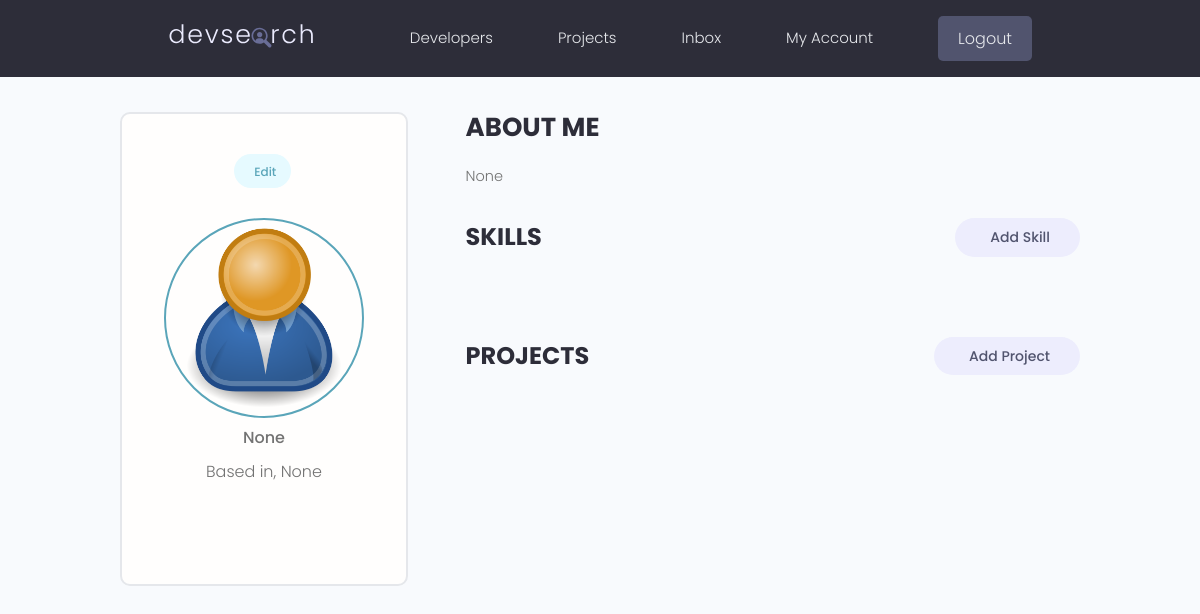
Before: /account/ (signed in) with the older database file.
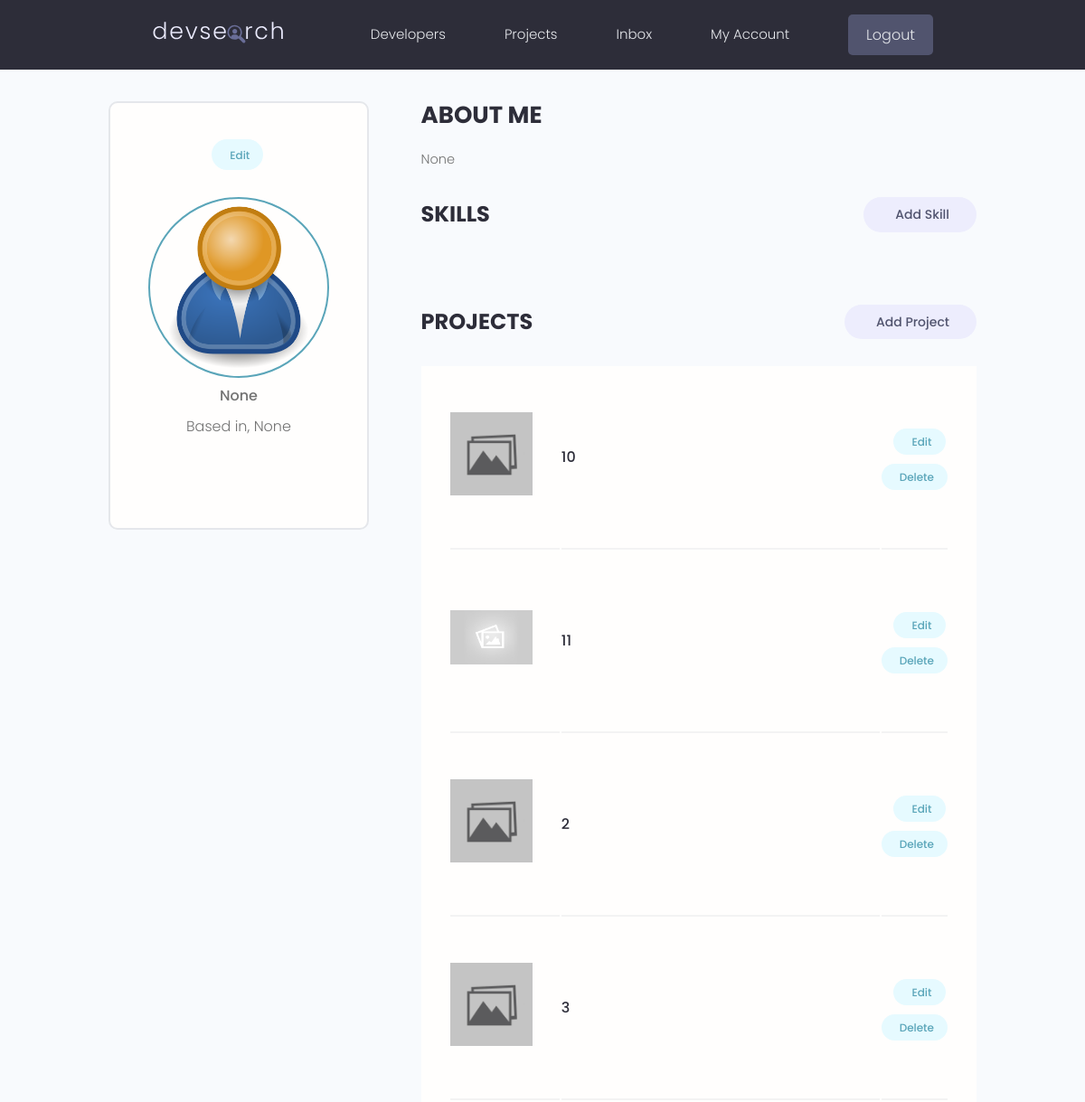
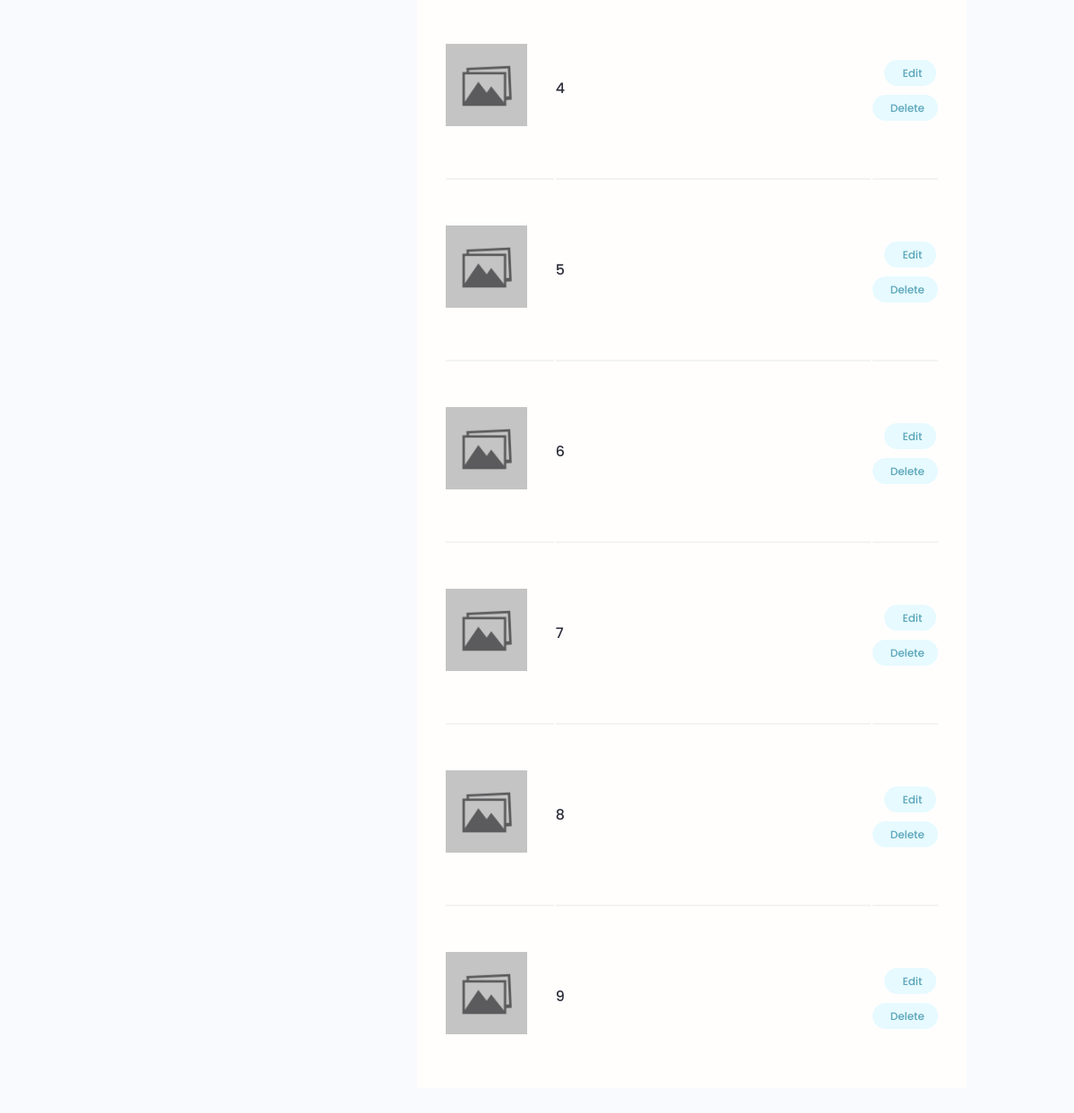
After: the same page with the newer database file (2 pictures, top to bottom).
### users/models.py (models this page shows, shortened)
class Profile(models.Model):
    user = models.OneToOneField(
        User, on_delete=models.CASCADE, null=True, blank=True)
    name = models.CharField(max_length=100, null=True, blank=True)
    email = models.CharField(max_length=200, null=True, blank=True)
    username = models.CharField(max_length=100, null=True, blank=True)
    location = models.CharField(max_length=100, null=True, blank=True)
    about = models.CharField(max_length=200, null=True, blank=True)
    bio = models.TextField(null=True, blank=True)
    profile_image = models.ImageField(
        null=True, blank=True, upload_to='profiles', default='profiles/user-default.png')
    social_github = models.CharField(max_length=200, null=True, blank=True)
    social_twitter = models.CharField(max_length=200, null=True, blank=True)
    social_linkedin = models.CharField(max_length=200, null=True, blank=True)
    social_youtube = models.CharField(max_length=200, null=True, blank=True)
    social_website = models.CharField(max_length=200, null=True, blank=True)
    created = models.DateTimeField(auto_now_add=True)
    id = models.UUIDField(default=uuid.uuid4, unique=True,
                          editable=False, primary_key=True)

### projects/models.py (models this page shows, shortened)
class Project(models.Model):
    owner = models.ForeignKey(
        Profile, on_delete=models.SET_NULL, null=True, blank=True)
    title = models.CharField(max_length=200)
    description = models.TextField(null=True, blank=True)
    featured_image = models.ImageField(
        null=True, blank=True, default='default.jpg')
    demo_link = models.CharField(max_length=2000, blank=True, null=True)
    source_link = models.CharField(max_length=2000, blank=True, null=True)
    tags = models.ManyToManyField('Tag', blank=True)
    vote_total = models.IntegerField(default=0, null=True, blank=True)
    vote_ratio = models.IntegerField(default=0, null=True, blank=True)
    created = models.DateTimeField(auto_now_add=True)
    id = models.UUIDField(default=uuid.uuid4, unique=True,
                          editable=False, primary_key=True)
    class Meta:
        ordering = ['-vote_ratio', '-vote_total', 'title']  # Ascending order

### users/views.py (the view)
# urls.py: path('account/', userAccount, name='user-account'),
@ login_required(login_url='login')
def userAccount(request):
    profile = request.user.profile
    skills = profile.skill_set.all()
    projects = profile.project_set.all()
    context = {'profile': profile,
               'skills': skills,
               'projects': projects,
               }
    return render(request, 'users/account.html', context)

### users/templates/users/account.html (shortened to what this page needs)
{% extends 'main.html' %}
{% block content %}
  <main class="settingsPage profile my-md">
    <div class="container">
      <div class="layout">
        <div class="column column--1of3">
          <div class="card text-center">
            <div class="card__body dev">
              <a class="tag tag--pill tag--main settings__btn" href="{% url 'edit-account' %}"> Edit</a>
              <img class="avatar avatar--xl dev__avatar" src="{{profile.profile_image.url}}" />
              <p class="dev__title">{{profile.about}}</p>
              <p class="dev__location">Based in, {{profile.location}}</p>
            </div>
          </div>
        </div>
        <div class="column column--2of3">
          <div class="devInfo">
            <h3 class="devInfo__title">About Me</h3>
            <p class="devInfo__about">
              {{profile.bio}}
            </p>
          </div>
          <div class="settings">
            <h3 class="settings__title">Skills</h3>
            <a class="tag tag--pill tag--sub settings__btn tag--lg" href="{% url 'create-skill' %}"> Add Skill</a>
          </div>
          <div class="settings">
            <h3 class="settings__title">Projects</h3>
            <a class="tag tag--pill tag--sub settings__btn tag--lg" href="{% url 'create-project' %}"> Add Project</a>
          </div>
          <table class="settings__table">
            {% for project in projects %}
              <tr>
                <td class="settings__thumbnail">
                  <a href="{% url 'project' project.id %}"><img src="{{project.featured_image.url}}" alt="Project Thumbnail" /></a>
                </td>
                <td class="settings__tableInfo">
                  <a href="{% url 'project' project.id %}">{{project.title}}</a>
                </td>
                <td class="settings__tableActions">
                  <a class="tag tag--pill tag--main settings__btn" href="{% url 'update-project' project.id %}"> Edit</a>
                  <a class="tag tag--pill tag--main settings__btn" href="{% url 'delete-project' project.id %}?next=/account">
                    Delete</a>
                </td>
              </tr>
            {% endfor %}
          </table>
        </div>
      </div>
    </div>
  </main>
{% endblock %}

### templates/main.html (shortened to what this page needs)
<!DOCTYPE html>
{% load static %}
<html lang="en">
  <head>
    <link rel="stylesheet" href="https://cdn.iconmonstr.com/1.3.0/css/iconmonstr-iconic-font.min.css" />
    <link rel="stylesheet" href="{% static 'uikit/styles/uikit.css' %}" />
    <link rel="stylesheet" href="{% static 'styles/app.css' %}" />
  </head>
  <body>
    {% include 'navbar.html' %}
      {% block content %}
      {% endblock content %}
  </body>
</html>

### templates/navbar.html (shortened to what this page needs)
{% load static %}
<header class="header">
    <div class="container container--narrow">
        <a href="{% url 'profiles' %}" class="header__logo">
            <img src="{% static 'images/logo.svg' %}" alt="DevSearch Logo" />
        </a>
        <nav class="header__nav">
            <ul class="header__menu">
                <li class="header__menuItem"><a href="{% url 'profiles' %}">Developers</a></li>
                <li class="header__menuItem"><a href="{% url 'projects' %}">Projects</a></li>
                {% if request.user.is_authenticated %}
                    <li class="header__menuItem"><a href="{% url 'inbox' %}">Inbox</a></li>
                    <li class="header__menuItem"><a href="{% url 'user-account' %}">My Account</a></li>
                    <li class="header__menuItem"><a href="{% url 'logout' %}" class="btn btn--sub">Logout</a></li>
                {% else %}
                    <li class="header__menuItem"><a href="{% url 'login' %}" class="btn btn--sub">Login/Sign Up</a></li>
                {% endif %}
            </ul>
        </nav>
    </div>
</header>

### static/styles/app.css (style rules this page uses)
:root { --color-sub: #2d2d39; }
.btn--sub { background-color: var(--color-sub-light); }
.card { border: 2px solid var(--color-light); }
img { width: 100%; }
.header { position: sticky; z-index: 111; background-color: var(--color-sub); padding: 1.5rem 0; }
.header > .container { display: flex; justify-content: space-between; align-items: center; }
.header__logo > img { height: 3.8rem; }
.header__nav > ul { display: inline-flex; align-items: center; list-style: none; gap: 6.5rem; }
.header__menuItem > a { color: var(--color-light); font-weight: 300; }
.profile .card > .dev { padding: 4rem; }
.dev__avatar { display: block; margin: auto; }
.dev__title { font-size: 1.6rem; font-weight: 500; line-height: 1.3; }
.dev__location { margin-top: 1rem; }
.devInfo { margin-bottom: 3rem; }
.devInfo__title, .devInfo__subtitle { font-size: 2.6rem; color: var(--color-sub); text-transform: uppercase; font-weight: 700; margin-bottom: 1.5rem; }
.devInfo__about, .devSkill__info { font-size: 1.45rem; line-height: 1.7; text-align: justify; }
.settingsPage .dev > .settings__btn { display: inline-block; margin-bottom: 3rem; }
.settings { display: flex; justify-content: space-between; align-items: center; }
.settings__title { font-size: 2.4rem; text-transform: uppercase; font-weight: 700; color: var(--color-sub); }
.settings__table { margin-top: 3rem; margin-bottom: 5rem; padding: 0 3rem; background: var(--color-white); }
.settings__table tr { width: 100%; }
.settings__table tr > td { padding: 2rem 0; }
.settings__table tr:not(:last-child) td { border-bottom: 2px solid var(--color-white-light); }
.settings__thumbnail { width: 23%; min-width: 10rem; }
.settings__thumbnail img { padding-right: 3rem; height: 15rem; object-fit: contain; }
.settings__tableInfo { width: 100%; }
.settings__tableInfo h4, .settings__tableInfo a { padding-right: 1rem; width: auto; font-size: 1.6rem; font-weight: 500; color: var(--color-sub); }
.settings__tableActions { text-align: right; }

### static/uikit/styles/modules/_variables.css (style rules this page uses)
:root { --color-main: #5aa5b9; --color-main-light: #e6faff; --color-sub: #3f4156; --color-sub-light: #51546e; --color-sub-lighter: #ededfd; --color-text: #737373; --color-gray: #8b8b8b; --color-light: #e5e7eb; --color-light-gray: #767676; --color-bg: #f8fafd; --color-white: #fffefd; --color-white-light: #f3f3f3; --color-success: #359e64; --color-success-bg: #def8e8; --color-error: #fc4b0b; --color-error-bg: #fff2ee; --font-base: 'Poppins', arial, helvetica, 'Segoe UI', roboto, ubuntu, sans-serif; --font-monospace: 'Fira Code', 'Courier New', courier, monospace; --font-regular: 300; --font-medium: 500; --font-bold: 700; --generic-shadow: 1px 1px 5px #00000010; --generic-transition: all 0.3s ease-in-out; }

### static/uikit/styles/modules/_base.css (style rules this page uses)
* { margin: 0; padding: 0; box-sizing: border-box; text-rendering: optimizeLegibility; color: inherit; font-size: inherit; }
html { font-size: 50%; }
@media only screen and (min-width: 480px) { html { font-size: 56.25%; } }
@media only screen and (min-width: 1200px) { html { font-size: 62.5%; } }
body { line-height: 1.6; font-weight: 400; font-size: 1.5rem; color: var(--color-text); background-color: var(--color-bg); min-height: 100vh; }

### static/uikit/styles/modules/_typography.css (style rules this page uses)
* { font-family: var(--font-base); }
h3 { font-size: 3.2rem; font-weight: var(--font-medium); }
p, span, strong { font-size: 1.6rem; color: var(--color-text); font-weight: var(--font-regular); }
a { padding-bottom: 2px; text-decoration: none; display: inline-block; color: var(--color-main); font-weight: var(--font-medium); }

### static/uikit/styles/modules/_utilities.css (style rules this page uses)
.container { width: 92%; max-width: 165rem; margin: 0 auto; box-sizing: border-box; }
.container--narrow { width: 92%; max-width: 120rem; }
@media screen and (min-width: 1000px) { .container { width: 90%; } }
@media screen and (min-width: 1000px) { .container--narrow { width: 85%; } }
@media screen and (min-width: 1200px) { .container { width: 80%; } }
@media screen and (min-width: 1200px) { .container--narrow { width: 72%; } }
.text-center { text-align: center; }
.my-md { margin: 3rem auto; }

### static/uikit/styles/modules/_avatar.css (style rules this page uses)
.avatar { border-radius: 50%; border: 2px solid var(--color-main); object-fit: cover; }
.avatar--xl { height: 20rem; width: 20rem; }

### static/uikit/styles/modules/_card.css (style rules this page uses)
.card { border-radius: 1rem; background-color: var(--color-white); border: 1.5px solid var(--color-light); width: auto; height: auto; margin-top: 0.5rem; margin-bottom: 0.5rem; overflow: hidden; }
.card__body, .card__header { padding: 2rem 2.5rem; }

Changed rows visible on the page:
added Project: featured_image (placeholder picture), title "10"
added Project: featured_image (placeholder picture), title "11"
added Project: featured_image (placeholder picture), title "2"
added Project: featured_image (placeholder picture), title "3"
added Project: featured_image (placeholder picture), title "4"
added Project: featured_image (placeholder picture), title "5"
added Project: featured_image (placeholder picture), title "6"
added Project: featured_image (placeholder picture), title "7"
added Project: featured_image (placeholder picture), title "8"
added Project: featured_image (placeholder picture), title "9"
